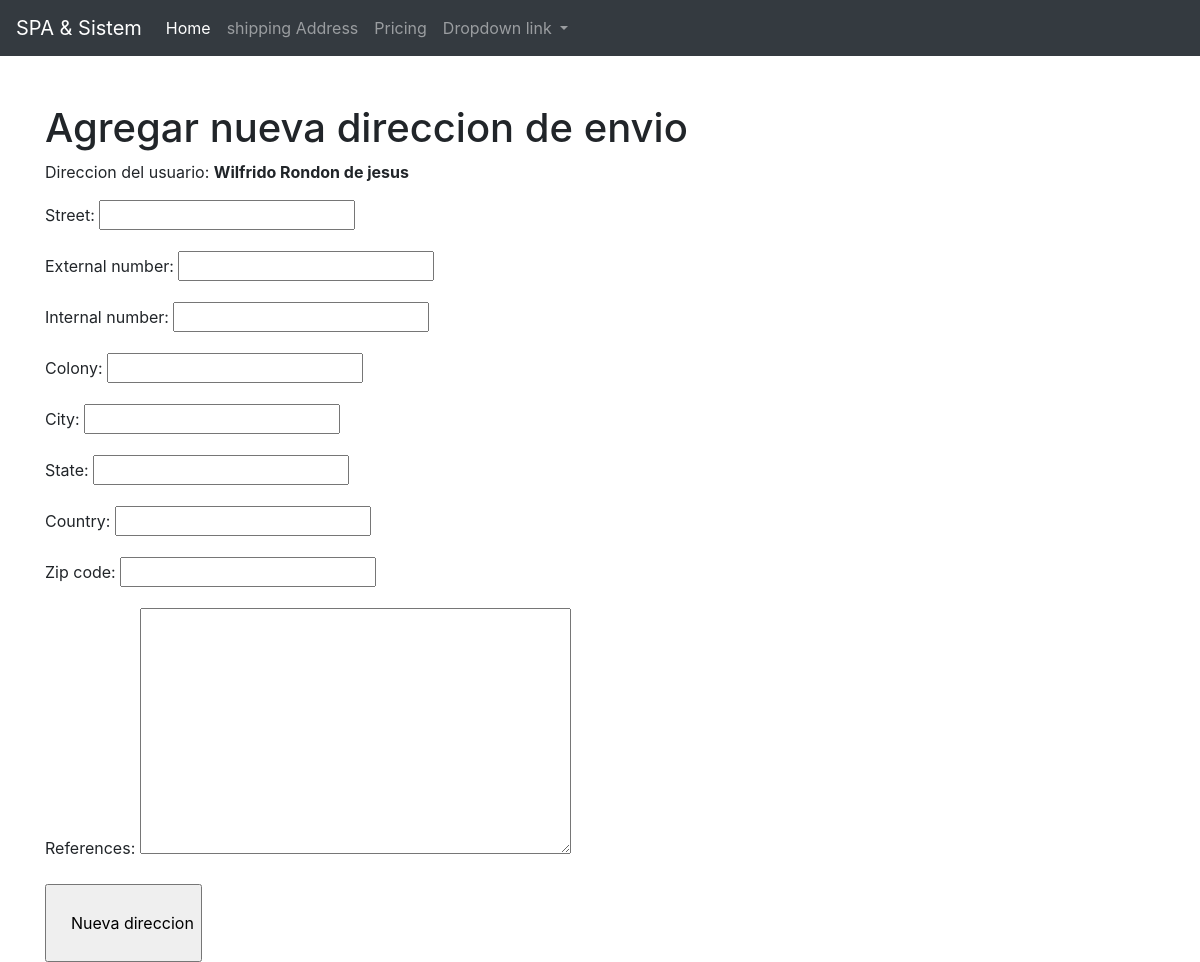
Before: /addresses/create/1/ with the older database file.
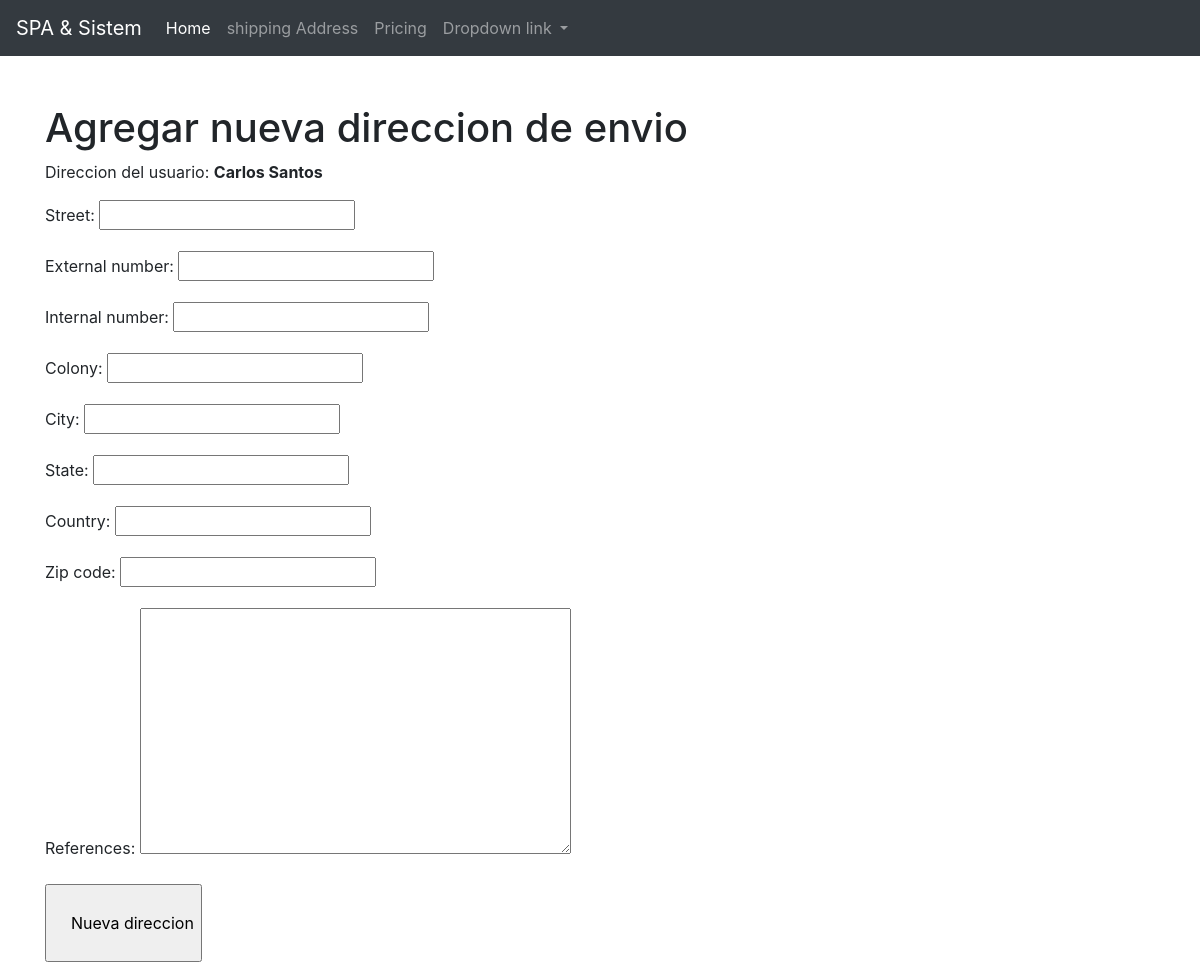
After: the same page with the newer database file.
### main/models.py (models this page shows, shortened)
class UserMOdel(models.Model):
    first_name = models.CharField(max_length=200)
    last_name = models.CharField(max_length=200)
    email = models.EmailField()
    phone_number =models.CharField(max_length=15, blank=True, null=True)
    gender = models.CharField(choices=GENDER_OPTS, max_length=20)
    date_birth = models.DateTimeField(blank=True, null=True)
    created = models.DateTimeField(auto_now_add=True)
    updated = models.DateTimeField(auto_now=True)
    @property
    def full_name(self):
        return f'{self.first_name} {self.last_name}'

### shipping_addresses/views.py (the view, shortened to what this page needs)
# urls.py: path('create/<int:user_id>/', CreateShippingAddressViews.as_view(), name='create' ),
class CreateShippingAddressViews(views.View):
    action ='create'
    temple_name = 'shipping_addresses/form.html'
    def get(self, request, user_id):
        address_form = shippingAddressForm()
        user =  UserMOdel.objects.get(pk = user_id)
        context ={
           'form':address_form,
           'action': self.action,
           'user' : user
        }
        return render(request, self.temple_name, context)

### shipping_addresses/forms.py
class shippingAddressForm(forms.ModelForm):
    class Meta:
        model = ShippingAddress
        exclude =  ['user_id']

### shipping_addresses/templates/shipping_addresses/form.html (shortened to what this page needs)
{% extends 'base.html' %}
{% block content %}
{% if action == 'create' %}
        <h1>Agregar nueva direccion de envio</h1>
        <p>Direccion del usuario: <b>{{user.full_name}}</b></p>
        <form action="{% url 'addresses:create' user.id %}"  method="POST">
{% else %}
        <h1>Actualizar direccion de envio</h1>
        <p>Direccion pertenece al usuario: <b>{{user.full_name}}</b></p>
        <form action="{% url 'addresses:update' address.id %}"  method="POST">
{% endif %}
{{form.as_p}}
<input type="submit" value="{% if action == 'create' %}
    Nueva direccion
    {% else %}
    Actualizar direccion
{% endif %}">
</form>
{% endblock content %}

Changed rows visible on the page:
changed UserMOdel: full_name "Wilfrido Rondon de jesus" → "Carlos Santos"
